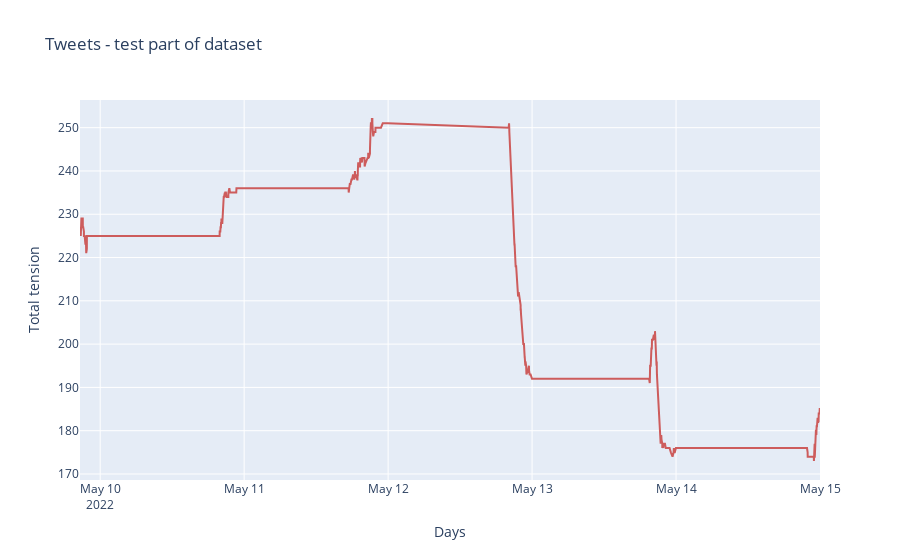

Notebook cell for this chart:
### Code cell
plot_time_series(ts_test, text = 'tension', title = 'Tweets - test part of dataset', x_axis = 'Days')

### Figure 1 — Plotly figure (JSON) as saved in the notebook; plotly's stock layout.template omitted (floating-point values rounded to 4 significant figures; data arrays with more than 128 entries replaced by an {"elided": "..."} marker saying what was removed)
{"data": [{"marker": {"color": "indianred"}, "text": "tension", "type": "scatter", "x": {"elided": "560 str values"}, "y": {"elided": "560 int values"}}], "layout": {"showlegend": false, "title": {"text": "Tweets - test part of dataset"}, "xaxis": {"title": {"text": "Days"}}, "yaxis": {"title": {"text": "Total tension"}}}}
